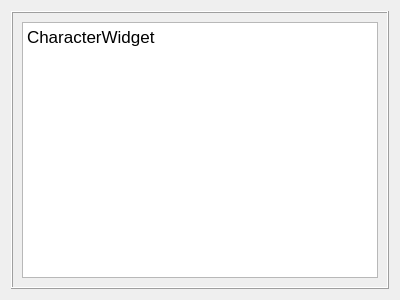
<?xml version="1.0" encoding="UTF-8"?>
<ui version="4.0">
 <class>CharacterWidget</class>
 <widget class="QWidget" name="CharacterWidget">
  <property name="geometry">
   <rect>
    <x>0</x>
    <y>0</y>
    <width>400</width>
    <height>300</height>
   </rect>
  </property>
  <property name="windowTitle">
   <string>Form</string>
  </property>
  <layout class="QGridLayout" name="gridLayout_2">
   <item row="0" column="0">
    <widget class="QFrame" name="frame">
     <property name="frameShape">
      <enum>QFrame::Box</enum>
     </property>
     <property name="frameShadow">
      <enum>QFrame::Raised</enum>
     </property>
     <layout class="QGridLayout" name="gridLayout">
      <item row="0" column="0">
       <widget class="QTextEdit" name="textEdit">
        <property name="html">
         <string>&lt;!DOCTYPE HTML PUBLIC &quot;-//W3C//DTD HTML 4.0//EN&quot; &quot;http://www.w3.org/TR/REC-html40/strict.dtd&quot;&gt;
&lt;html&gt;&lt;head&gt;&lt;meta name=&quot;qrichtext&quot; content=&quot;1&quot; /&gt;&lt;style type=&quot;text/css&quot;&gt;
p, li { white-space: pre-wrap; }
&lt;/style&gt;&lt;/head&gt;&lt;body style=&quot; font-family:'.AppleSystemUIFont'; font-size:13pt; font-weight:400; font-style:normal;&quot;&gt;
&lt;p style=&quot; margin-top:0px; margin-bottom:0px; margin-left:0px; margin-right:0px; -qt-block-indent:0; text-indent:0px;&quot;&gt;CharacterWidget&lt;/p&gt;&lt;/body&gt;&lt;/html&gt;</string>
        </property>
       </widget>
      </item>
     </layout>
    </widget>
   </item>
  </layout>
 </widget>
 <resources/>
 <connections/>
</ui>
